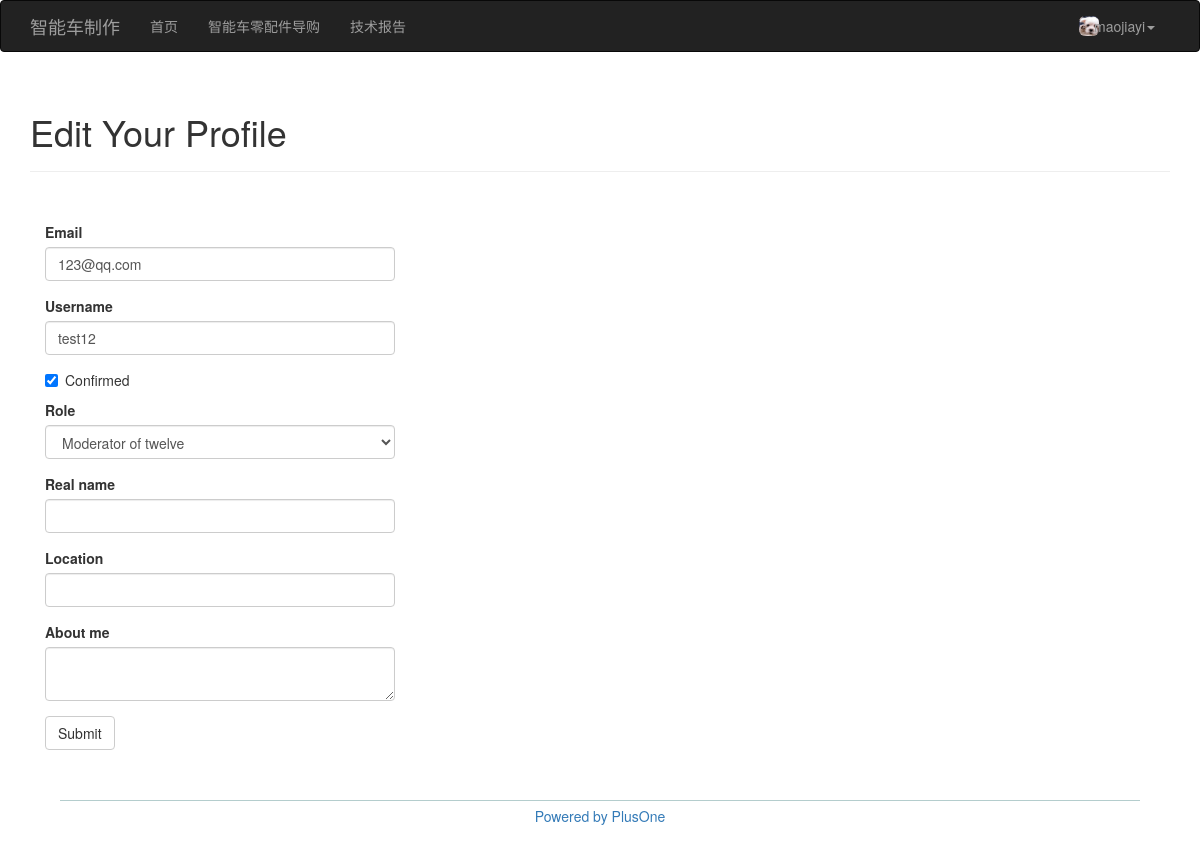
The page /edit-profile/2 (signed in) on the database its author committed.
### app/models.py (models this page shows, shortened)
class User(db.Model, UserMixin):
    __tablename__='users'
    id=db.Column(db.Integer, primary_key=True)
    username=db.Column(db.String(64), unique=True, index=True)
    role_id=db.Column(db.Integer, db.ForeignKey('roles.id'))
    password_hash=db.Column(db.String(128))
    email=db.Column(db.String(64), unique=True, index=True)
    confirmed=db.Column(db.Boolean, default=False)
    name=db.Column(db.String(64))
    location=db.Column(db.String(64))
    about_me=db.Column(db.Text())
    member_since=db.Column(db.DateTime(), default=datetime.utcnow())
    last_seen=db.Column(db.DateTime(), default=datetime.utcnow())
    posts=db.relationship('Post', backref='author', lazy='dynamic')
    forum_id=db.Column(db.Integer, db.ForeignKey('forums.id'))
    def can(self, permissions):
        return self.role is not None and \
            (self.role.permissions & permissions)==permissions
    def ping(self):
        self.last_seen=datetime.utcnow()
        db.session.add(self)
    @property
    def password(self):
        raise AttributeError('password is not a readable attribute')

### app/main/views.py (the view, shortened to what this page needs)
@main.route('/edit-profile/<int:id>', methods=['GET', 'POST'])
@login_required
@admin_required
def edit_profile_admin(id):
    user=User.query.get_or_404(id)
    form=EditProfileAdminForm(user=user)
    form.email.data = user.email
    form.username.data = user.username
    form.confirmed.data = user.confirmed
    if user.subforum is None:
        form.role.data = user.role.name
    else:
        form.role.data = 'Moderator of '+user.subforum.name
    form.name.data = user.name
    form.location.data = user.location
    form.about_me.data = user.about_me
    return render_template('edit_profile.html', form=form, user=user)

### app/main/forms.py (shortened to what this page needs)
class EditProfileAdminForm(Form):
    email=StringField('Email', validators=[Required(), Length(1, 64), Email()])
    username=StringField('Username', validators=[Required(), Length(1, 64),
                                                 Regexp('^[A-Za-z][A-Za-z0-9_.]*$', 0, 'Usernames must have only letters, numbers, dots or underscores')])
    confirmed=BooleanField('Confirmed')
    role=SelectField('Role')
    name=StringField('Real name', validators=[Length(0 ,64)])
    location=StringField('Location', validators=[Length(0, 64)])
    about_me=TextAreaField('About me')
    submit=SubmitField('Submit')
    def __init__(self, user, *args, **kwargs):
        super(EditProfileAdminForm, self).__init__(*args, **kwargs)
        self.role.choices=[('User', 'User'),('Administrator', 'Administrator')]
        for forum in Forum.query.order_by(Forum.id).all():
            self.role.choices.append(('Moderator of '+forum.name, 'Moderator of '+forum.name))
        self.user=user

### app/auth/views.py (called while the page is built)
@auth.before_app_request
def before_request():
    if current_user.is_authenticated:
        current_user.ping()
        if not current_user.confirmed \
            and request.endpoint[:5]!='auth.':
            return redirect(url_for('auth.unconfirmed'))

### app/main/__init__.py (called while the page is built)
@main.app_context_processor
def inject_permissions():
    return dict(Permission=Permission)

### app/models.py (called while the page is built)
@login_manager.user_loader
def load_user(user_id):
    return User.query.get(int(user_id))

### app/templates/edit_profile.html (shortened to what this page needs)
{% extends "base.html" %}
{% import "bootstrap/wtf.html" as wtf %}
{% block page_content %}
<div class="page-header">
    <h1>Edit Your Profile</h1>
</div>
<div class="col-md-4">
    {{ wtf.quick_form(form) }}
</div>
{% endblock %}

### app/templates/base.html (shortened to what this page needs)
{% extends "bootstrap/base.html" %}
{% block head %}
{{ super() }}
<link rel="stylesheet" type="text/css" href="{{ url_for('static', filename='styles.css') }}">
{% endblock %}
{% block navbar %}
<div class="navbar navbar-inverse" role="navigation">
    <div class="container">
        <div class="navbar-header">
            <a class="navbar-brand" href="/">智能车制作</a>
        </div>
        <div class="navbar-collapse collapse">
            <ul class="nav navbar-nav">
                <li><a href="{{ url_for('main.index') }}">首页</a></li>
                <li><a href="/">智能车零配件导购</a></li>
                <li><a href="/">技术报告</a></li>
            </ul>
            <ul class="nav navbar-nav navbar-right">
                {% if current_user.is_authenticated %}
                <li class="dropdown">
                    <img class="img-rounded profile-thumbnail" src="../static/plusone.png" width="20" height="20" style="float:left; margin-top:15px">
                    <a href="#" class="dropdown-toggle" data-toggle="dropdown" style="float:left">{{ current_user.username }}<b class="caret"></b></a>
                </li>
                {% else %}
                <li><a href="{{ url_for('auth.login') }}">Log In</a></li>
                {% endif %}
            </ul>
        </div>
    </div>
</div>
{% endblock %}
{% block content %}
<div class="container">
    {% block page_content %}{% endblock %}
</div>
<div style="text-align:center; margin-top:50px">
    <div style="margin:0 auto; height:1px; width:90%; background-color:#B4CDCD"></div>
    <div style="height:5px"></div>
    <a href='/' style="text-decoration:none;">Powered by PlusOne</a>
    <div style="height:20px"></div>
</div>
{% endblock %}

### app/static/styles.css (style rules this page uses)
.form { margin-top:30px; }
.profile-thumbnail { position: absolute; }

### rows shown on the page
User: username "maojiayi"
User: email "123@qq.com", username "test12", confirmed "☑", role "Moderator of twelve"
